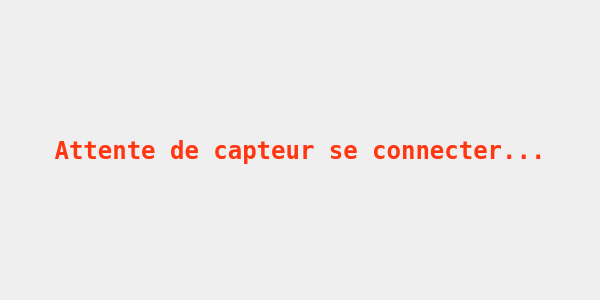
<?xml version="1.0" encoding="UTF-8"?>
<ui version="4.0">
 <class>SplashScreen</class>
 <widget class="QWidget" name="SplashScreen">
  <property name="windowModality">
   <enum>Qt::NonModal</enum>
  </property>
  <property name="geometry">
   <rect>
    <x>0</x>
    <y>0</y>
    <width>600</width>
    <height>300</height>
   </rect>
  </property>
  <property name="windowTitle">
   <string>Connecter</string>
  </property>
  <property name="autoFillBackground">
   <bool>false</bool>
  </property>
  <property name="styleSheet">
   <string notr="true">border-image: url(:/napilcd/images/construction.jpg) 0 0 0 0 stretch stretch;</string>
  </property>
  <layout class="QVBoxLayout" name="verticalLayout">
   <property name="leftMargin">
    <number>0</number>
   </property>
   <property name="topMargin">
    <number>0</number>
   </property>
   <property name="rightMargin">
    <number>0</number>
   </property>
   <property name="bottomMargin">
    <number>0</number>
   </property>
   <item>
    <widget class="QLabel" name="label">
     <property name="font">
      <font>
       <family>Fixedsys</family>
       <pointsize>18</pointsize>
       <weight>75</weight>
       <bold>true</bold>
      </font>
     </property>
     <property name="styleSheet">
      <string notr="true">color: rgb(255, 54, 16);</string>
     </property>
     <property name="text">
      <string>Attente de capteur se connecter...</string>
     </property>
     <property name="alignment">
      <set>Qt::AlignCenter</set>
     </property>
    </widget>
   </item>
  </layout>
 </widget>
 <resources/>
 <connections/>
</ui>
